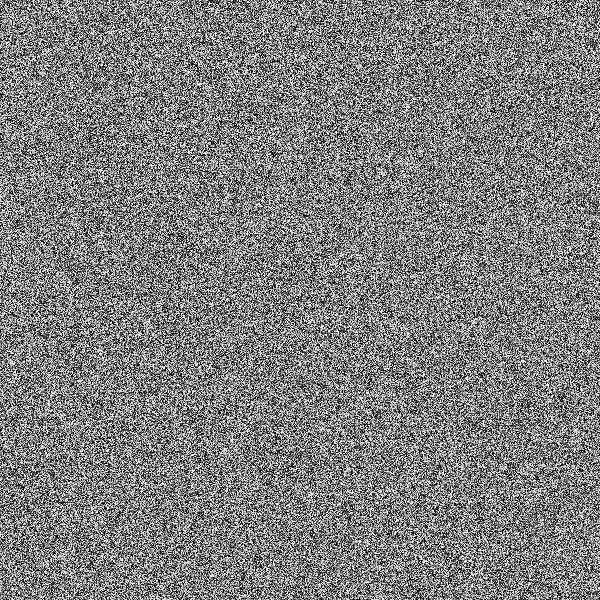
Frame 1 (no input)
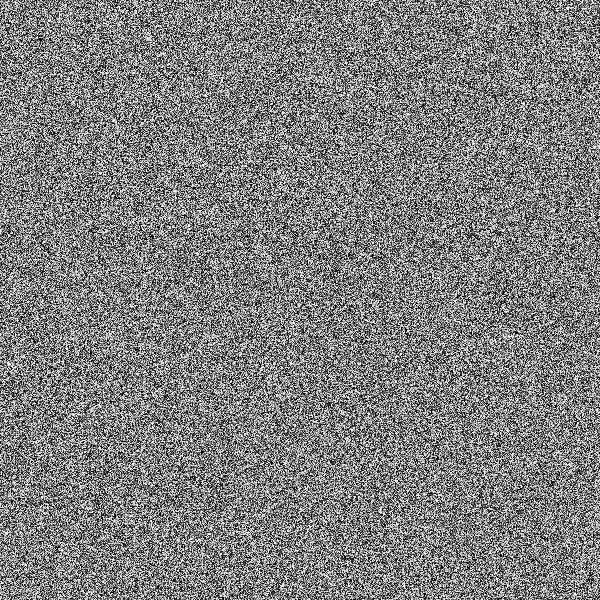
Frame 2 (the mouse pressed at the canvas centre, redrawn once)

The Processing sketch that drew these frames (run headless with seeded random() and noise(); the mouse was pressed at the canvas centre and the sketch redrawn once):

// Processing sketch: tv
// ── tv.pde


void setup()
{
  size(600,600);
}

void rects(float x, float y)
{
  noStroke();
  float w_inc=width/x,h_inc=height/y;
  for (int w=0; w<width; w+=w_inc) {
    for (int h=0; h< height; h+=h_inc) {
      fill(random(255));
      rect(w, h, w_inc, h_inc);
    }
  }
  noLoop();
}

void draw()
{
 rects(600,600); 
}
